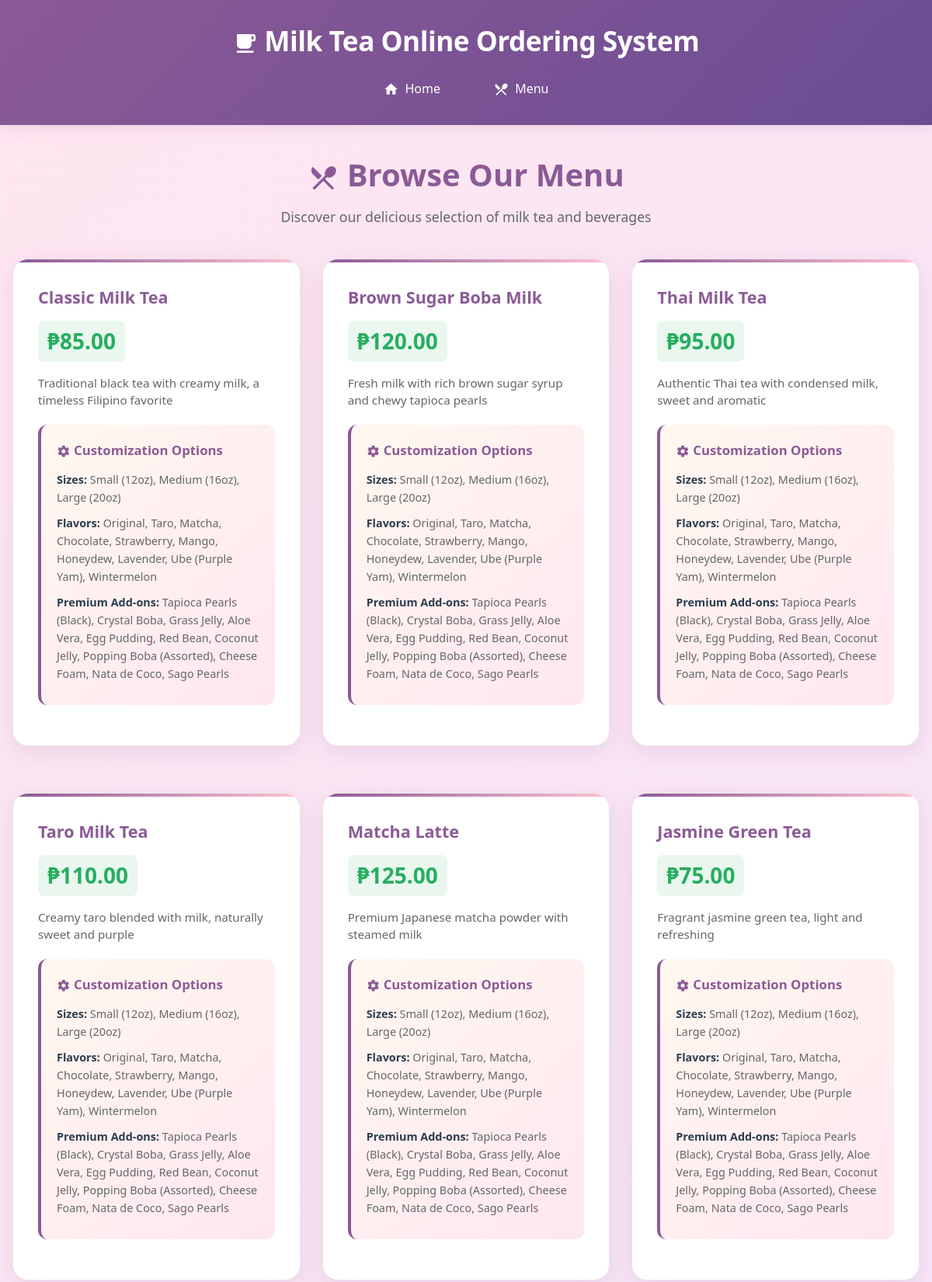
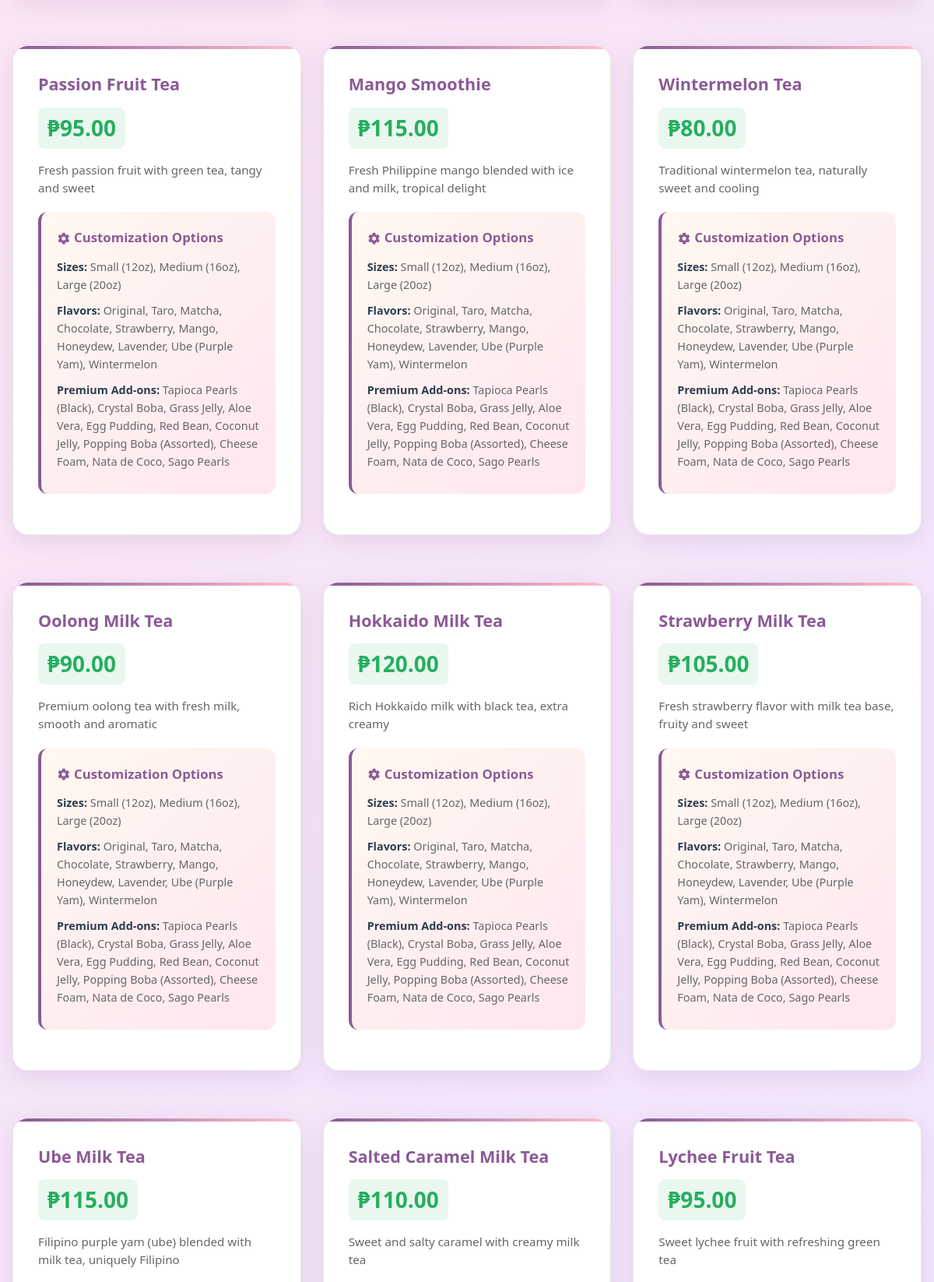
The app's page /menu/ (upper part) with its own data (2 pictures, top to bottom).
### ordering/models.py (models this page shows, shortened)
class Drink(models.Model):
    name = models.CharField(max_length=100)
    base_price = models.DecimalField(max_digits=6, decimal_places=2)
    description = models.TextField(blank=True)
    is_available = models.BooleanField(default=True)

class Size(models.Model):
    name = models.CharField(max_length=20)  # Small, Medium, Large
    price_multiplier = models.DecimalField(max_digits=3, decimal_places=2, default=1.00)

class Flavor(models.Model):
    name = models.CharField(max_length=50)
    additional_price = models.DecimalField(max_digits=5, decimal_places=2, default=0.00)

class Topping(models.Model):
    name = models.CharField(max_length=50)
    price = models.DecimalField(max_digits=5, decimal_places=2)

### ordering/views.py (the view)
# urls.py: path('menu/', views.browse_menu, name='browse_menu'),
def browse_menu(request):
    drinks = Drink.objects.filter(is_available=True)
    flavors = Flavor.objects.all()
    toppings = Topping.objects.all()
    sizes = Size.objects.all()
    context = {
        'drinks': drinks,
        'flavors': flavors,
        'toppings': toppings,
        'sizes': sizes,
    }
    return render(request, 'ordering/browse_menu.html', context)

### templates/ordering/browse_menu.html (shortened to what this page needs)
{% extends 'base.html' %}
{% block content %}
<div class="menu-container">
    <div style="text-align: center; margin-bottom: 2.5rem;">
        <h2 style="font-size: 2.5rem; color: var(--primary-purple); margin-bottom: 0.5rem;"><span class="material-icons" style="font-size: 2.5rem; vertical-align: middle;">restaurant_menu</span> Browse Our Menu</h2>
        <p style="font-size: 1.1rem; color: var(--text-light);">Discover our delicious selection of milk tea and beverages</p>
    </div>
    <div class="drinks-grid">
        {% for drink in drinks %}
        <div class="drink-card">
            <h3>{{ drink.name }}</h3>
            <p class="price">₱{{ drink.base_price }}</p>
            <p class="description">{{ drink.description }}</p>
            <div class="drink-info">
                <div class="available-options">
                    <h5><span class="material-icons" style="font-size: 1.1rem;">settings</span> Customization Options</h5>
                    <p><strong>Sizes:</strong>
                        {% for size in sizes %}{{ size.name }}{% if not forloop.last %}, {% endif %}{% endfor %}
                    </p>
                    <p><strong>Flavors:</strong>
                        {% for flavor in flavors %}{{ flavor.name }}{% if not forloop.last %}, {% endif %}{% endfor %}
                    </p>
                    <p><strong>Premium Add-ons:</strong>
                        {% for topping in toppings %}{{ topping.name }}{% if not forloop.last %}, {% endif %}{% endfor %}
                    </p>
                </div>
            </div>
        </div>
        {% endfor %}
    </div>
</div>
{% endblock %}

### static/css/style.css (style rules this page uses)
* { margin: 0; padding: 0; box-sizing: border-box; }
:root { --primary-purple: #8b5a96; --primary-dark: #6b4c93; --secondary-pink: #ffc0d3; --light-pink: #ffe6f0; --cream: #fff8f0; --light-purple: #f0e6ff; --accent-green: #27ae60; --text-dark: #2c3e50; --text-light: #666; --border-light: #e8e8e8; --shadow: rgba(139, 90, 150, 0.15); }
body { font-family: 'Segoe UI', Tahoma, Geneva, Verdana, sans-serif; line-height: 1.6; color: var(--text-dark); background: linear-gradient(135deg, var(--light-pink) 0%, var(--light-purple) 100%); min-height: 100vh; }
.material-icons { vertical-align: middle; font-size: 1.25rem; }
.welcome-card, .drink-card, .order-summary, .payment-form, .order-status-card, .ready-card, .success-card, .goodbye-card { background: white; border-radius: 20px; padding: 2rem; box-shadow: 0 8px 30px var(--shadow); margin-bottom: 2rem; transition: all 0.3s ease; border: 1px solid var(--border-light); }
.drinks-grid { display: grid; grid-template-columns: repeat(auto-fill, minmax(320px, 1fr)); gap: 1.75rem; margin: 2rem 0; }
.drink-card { position: relative; overflow: hidden; }
.drink-card::before { content: ''; position: absolute; top: 0; left: 0; width: 100%; height: 4px; background: linear-gradient(90deg, var(--primary-purple), var(--secondary-pink)); }
.drink-card h3 { color: var(--primary-purple); margin-bottom: 0.75rem; font-size: 1.35rem; font-weight: 600; }
.price { font-size: 1.75rem; font-weight: 700; color: var(--accent-green); margin-bottom: 1rem; display: inline-block; padding: 0.25rem 0.75rem; background: rgba(39, 174, 96, 0.1); border-radius: 8px; }
.description { color: var(--text-light); font-size: 0.95rem; line-height: 1.5; margin-bottom: 1.25rem; }
.available-options { background: linear-gradient(135deg, var(--cream) 0%, var(--light-pink) 100%); padding: 1.25rem; border-radius: 12px; margin: 1.25rem 0; border-left: 4px solid var(--primary-purple); }
.available-options h5 { color: var(--primary-purple); margin-bottom: 0.75rem; font-weight: 600; font-size: 1.05rem; }
.available-options p { margin-bottom: 0.6rem; font-size: 0.9rem; color: var(--text-light); }
.available-options strong { color: var(--text-dark); font-weight: 600; }

### records on screen
Drink: name "Classic Milk Tea", base_price "85.00", description "Traditional black tea with creamy milk, a timeless Filipino favorite"
Size: name "Small (12oz)"
Size: name "Medium (16oz)"
Size: name "Large (20oz)"
Flavor: name "Original"
Flavor: name "Taro"
Flavor: name "Matcha"
Flavor: name "Chocolate"
Flavor: name "Strawberry"
Flavor: name "Mango"
Flavor: name "Honeydew"
Flavor: name "Lavender"
Flavor: name "Ube (Purple Yam)"
Flavor: name "Wintermelon"
Topping: name "Tapioca Pearls (Black)"
Topping: name "Crystal Boba"
Topping: name "Grass Jelly"
Topping: name "Aloe Vera"
Topping: name "Egg Pudding"
Topping: name "Red Bean"
Topping: name "Coconut Jelly"
Topping: name "Popping Boba (Assorted)"
Topping: name "Cheese Foam"
Topping: name "Nata de Coco"
Topping: name "Sago Pearls"
Drink: name "Brown Sugar Boba Milk", base_price "120.00", description "Fresh milk with rich brown sugar syrup and chewy tapioca pearls"
Drink: name "Thai Milk Tea", base_price "95.00", description "Authentic Thai tea with condensed milk, sweet and aromatic"
Drink: name "Taro Milk Tea", base_price "110.00", description "Creamy taro blended with milk, naturally sweet and purple"
Drink: name "Matcha Latte", base_price "125.00", description "Premium Japanese matcha powder with steamed milk"
Drink: name "Jasmine Green Tea", base_price "75.00", description "Fragrant jasmine green tea, light and refreshing"
Drink: name "Passion Fruit Tea", base_price "95.00", description "Fresh passion fruit with green tea, tangy and sweet"
Drink: name "Mango Smoothie", base_price "115.00", description "Fresh Philippine mango blended with ice and milk, tropical delight"
Drink: name "Wintermelon Tea", base_price "80.00", description "Traditional wintermelon tea, naturally sweet and cooling"
Drink: name "Oolong Milk Tea", base_price "90.00", description "Premium oolong tea with fresh milk, smooth and aromatic"
Drink: name "Hokkaido Milk Tea", base_price "120.00", description "Rich Hokkaido milk with black tea, extra creamy"
Drink: name "Strawberry Milk Tea", base_price "105.00", description "Fresh strawberry flavor with milk tea base, fruity and sweet"
Drink: name "Ube Milk Tea", base_price "115.00", description "Filipino purple yam (ube) blended with milk tea, uniquely Filipino"
Drink: name "Salted Caramel Milk Tea", base_price "110.00", description "Sweet and salty caramel with creamy milk tea"
Drink: name "Lychee Fruit Tea", base_price "95.00", description "Sweet lychee fruit with refreshing green tea"
